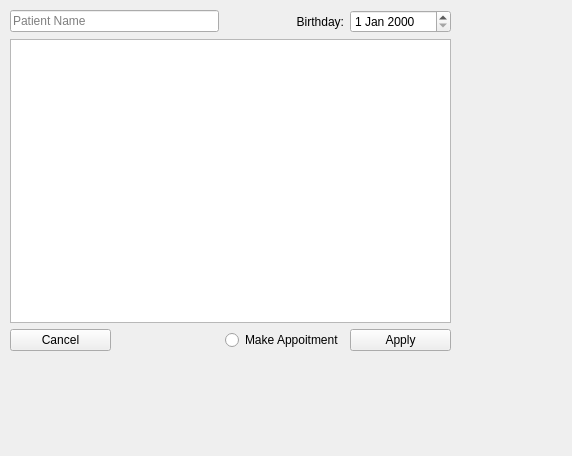
<?xml version="1.0" encoding="UTF-8"?>
<ui version="4.0">
 <class>OpiniojnForm</class>
 <widget class="QWidget" name="OpiniojnForm">
  <property name="geometry">
   <rect>
    <x>0</x>
    <y>0</y>
    <width>572</width>
    <height>456</height>
   </rect>
  </property>
  <property name="windowTitle">
   <string>Form</string>
  </property>
  <widget class="QWidget" name="gridLayoutWidget">
   <property name="geometry">
    <rect>
     <x>10</x>
     <y>10</y>
     <width>441</width>
     <height>341</height>
    </rect>
   </property>
   <layout class="QGridLayout" name="gridLayout">
    <item row="0" column="3">
     <widget class="QDateEdit" name="dateEdit_BithDate"/>
    </item>
    <item row="2" column="3">
     <widget class="QPushButton" name="pushButton_Apply">
      <property name="text">
       <string>Apply</string>
      </property>
     </widget>
    </item>
    <item row="0" column="0" colspan="2">
     <widget class="QLineEdit" name="lineEdit_Name">
      <property name="placeholderText">
       <string>Patient Name</string>
      </property>
     </widget>
    </item>
    <item row="0" column="2">
     <widget class="QLabel" name="label">
      <property name="text">
       <string>Birthday:</string>
      </property>
      <property name="alignment">
       <set>Qt::AlignRight|Qt::AlignTrailing|Qt::AlignVCenter</set>
      </property>
     </widget>
    </item>
    <item row="2" column="2">
     <widget class="QRadioButton" name="radioButton_MakeAppoitnment">
      <property name="text">
       <string>Make Appoitment</string>
      </property>
     </widget>
    </item>
    <item row="1" column="0" colspan="4">
     <widget class="QPlainTextEdit" name="plainTextEdit_Opinion">
      <property name="plainText">
       <string/>
      </property>
     </widget>
    </item>
    <item row="2" column="0">
     <widget class="QPushButton" name="pushButton_Cancel">
      <property name="text">
       <string>Cancel</string>
      </property>
     </widget>
    </item>
   </layout>
  </widget>
 </widget>
 <resources/>
 <connections/>
</ui>
